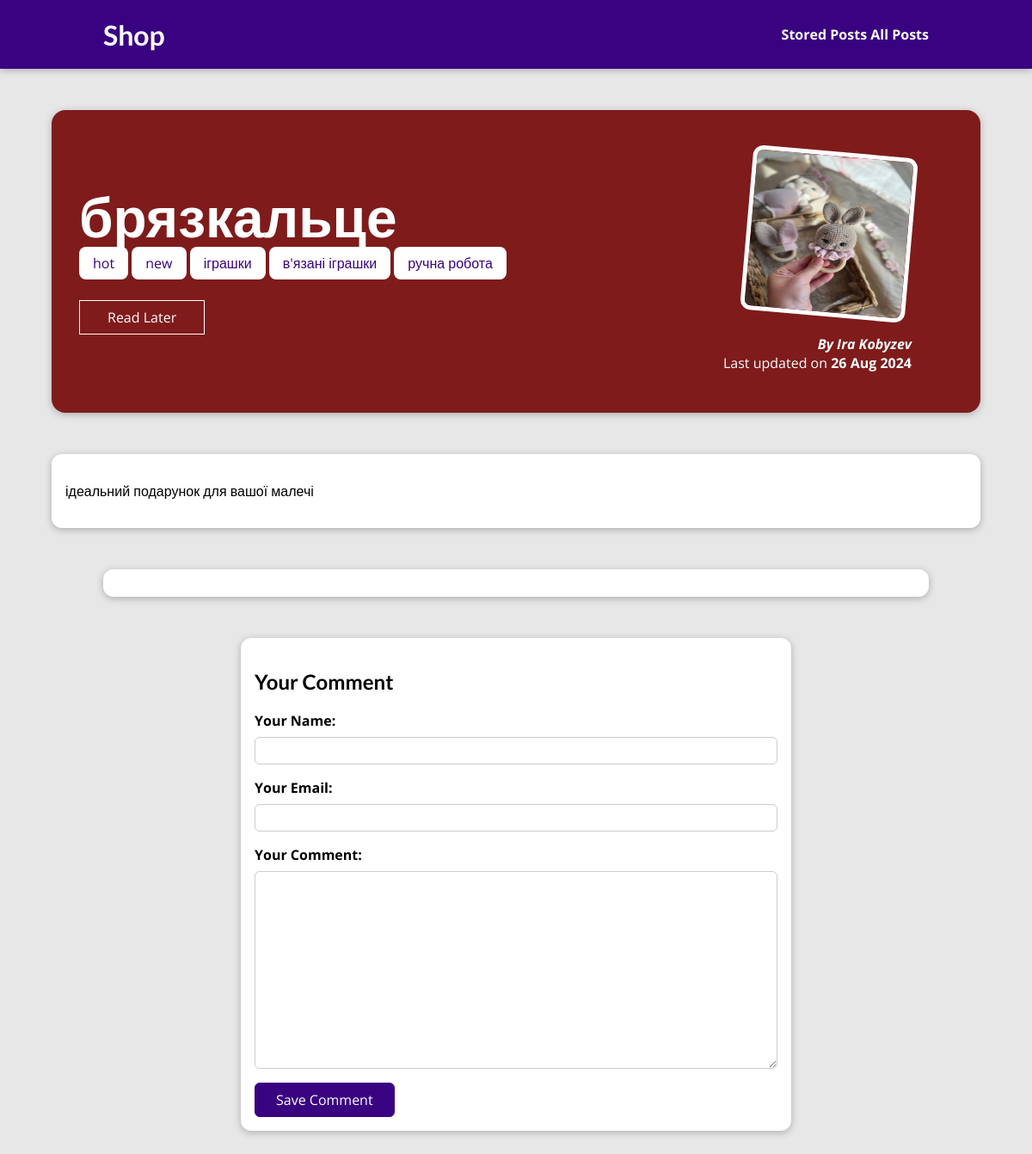
The app's page /posts/bryazkalce with its own data.
### blog/models.py (models this page shows, shortened)
class Post(models.Model):
    title = models.CharField(max_length=150)
    excerpt = models.CharField(max_length=200)
    image = models.ImageField(upload_to="posts", null=True)
    date = models.DateField(auto_now=True)
    slug = models.SlugField(unique=True, db_index=True)
    content = models.TextField(validators=[MinLengthValidator(10)])
    author = models.ForeignKey(
        Author, on_delete=models.SET_NULL, null=True, related_name="posts")
    tags = models.ManyToManyField(Tag)

class Tag(models.Model):
    caption = models.CharField(max_length=20)

class Author(models.Model):
    first_name = models.CharField(max_length=100)
    last_name = models.CharField(max_length=100)
    email_address = models.EmailField()
    def full_name(self):
        return f"{self.first_name} {self.last_name}"
    def __str__(self):
        return self.full_name()

### blog/views.py (the view, shortened to what this page needs)
# urls.py: path("posts/<slug:slug>", views.SinglePostsView.as_view(), name="post-detail-page"),
class SinglePostsView(View):
    def is_stored_post(self, request, post_id):
        stored_posts = request.session.get("stored_posts")
        if stored_posts is not None:
            is_saved_for_later = post_id in stored_posts
        else:
            is_saved_for_later = False
        return is_saved_for_later
    def get(self, request, slug):
        post = Post.objects.get(slug=slug)
        context = {
            "post": post,
            "post_tags": post.tags.all(),
            "comment_form": CommentForm(),
            "comments": post.comments.all().order_by("-id"),
            "saved_for_later": self.is_stored_post(request, post.id)
        }
        return render(request, "post-detail.html", context)

### blog/forms.py
class CommentForm(forms.ModelForm):
    class Meta:
        model = Comment
        exclude = ["post"]
        labels = {
            "user_name":"Your Name",
            "user_email":"Your Email",
            "text":"Your Comment"
        }

### blog/templates/post-detail.html (shortened to what this page needs)
{% extends "base.html" %}
{% load static %}
{% block css_files %}
<link rel="stylesheet" href="{% static "post-detail.css" %}" />
{% endblock %}
{% block content %}
<section id="summary">
  <h2>{{ post.title }}</h2>
  <div>
    {% for tag in post_tags %}
      <span class="tag">{{ tag.caption }}</span>
    {% endfor %}
  </div>
  <div id="read-later">
    <form action="{% url "read-later" %}" method="POST">
      <button>
        {% if saved_for_later %}
          Remove from "Read Later" List
        {% else %}
          Read Later
        {% endif %}
      </button>
    </form>
  </div>
  <article>
    <img src="{{ post.image.url }}" alt="{{ post.title }}" />
    <address>By <a href="mailto:{{ post.author.email_address }}">{{ post.author }}</a></address>
    <div>Last updated on <time>{{ post.date|date:"d M Y" }}</time></div>
  </article>
</section>
<main>
  {{ post.content|linebreaks }}
</main>
<section id="comments">
</section>
<section id="comment-form">
  <h2>Your Comment</h2>
  <form action="{% url "post-detail-page" post.slug %}" method="POST">
    {% for form_field in comment_form %}
      <div class="form-control {% if form_field.errors %}invalid{% endif %}">
        {{ form_field.label_tag }}
        {{ form_field }}
      </div>
    {% endfor %}
    <button>Save Comment</button>
  </form>
</section>
{% endblock %}

### static/app.css (style rules this page uses)
* { box-sizing: border-box; }
html { font-family: 'Open Sans', 'Lato', sans-serif; }
body { margin: 0; }
h1, h2, h3 { font-family: 'Lato', sans-serif; font-weight: bold; }

### blog/static/post-detail.css (style rules this page uses)
body { background-color: #e7e7e7; }
#summary { margin: 8rem auto 3rem auto; padding: 2rem; width: 90%; max-width: 90rem; border-radius: 16px; background-color: #7f1b1b; position: relative; box-shadow: 0 2px 8px rgba(0, 0, 0, 0.25); height: 22rem; }
#summary h2 { color: white; font-size: 4rem; position: relative; z-index: 2; margin-bottom: 0.25rem; }
#summary article { position: absolute; top: 2rem; right: 3rem; padding: 1rem 2rem; border-radius: 12px; text-align: right; color: white; }
#summary article img { width: 12rem; height: 12rem; border-radius: 12px; transform: rotateZ(5deg); border: 5px solid white; margin-bottom: 1rem; z-index: 1; }
#summary address { font-weight: bold; }
#summary a { color: white; text-decoration: none; }
#summary time { font-weight: bold; }
#read-later { margin: 2rem 0; }
#read-later button { background-color: transparent; border: 1px solid white; padding: 0.5rem 2rem; font: inherit; color: white; cursor: pointer; }
main { width: 90%; max-width: 90rem; margin: 3rem auto; background-color: white; padding: 1rem; border-radius: 12px; box-shadow: 0 2px 8px rgba(0, 0, 0, 0.25); }
.tag { background-color: white; color: #390281; padding: 0.5rem 1rem; border-radius: 8px; width: max-content; }
#comment-form { margin: 3rem auto; width: 90%; max-width: 40rem; border-radius: 12px; background-color: white; box-shadow: 0 2px 8px rgba(0, 0, 0, 0.25); padding: 1rem; }
#comment-form button { font: inherit; background-color: #390281; color: white; border: 1px solid #390281; padding: 0.5rem 1.5rem; border-radius: 6px; cursor: pointer; }
.form-control { margin-bottom: 1rem; }
.form-control label { font-weight: bold; margin-bottom: 0.5rem; display: block; }
.form-control input, .form-control textarea { display: block; width: 100%; font: inherit; padding: 0.25rem; border-radius: 6px; border: 1px solid #ccc; }
#comments { margin: 3rem auto; width: 90%; max-width: 60rem; border-radius: 12px; background-color: white; box-shadow: 0 2px 8px rgba(0, 0, 0, 0.25); padding: 1rem 2rem; }

### records on screen
Post: title "брязкальце", image (picture), author "Ira Kobyzev", date "26 Aug 2024", content "ідеальний подарунок для вашої малечі"
Tag: caption "hot"
Tag: caption "new"
Tag: caption "іграшки"
Tag: caption "в'язані іграшки"
Tag: caption "ручна робота"
